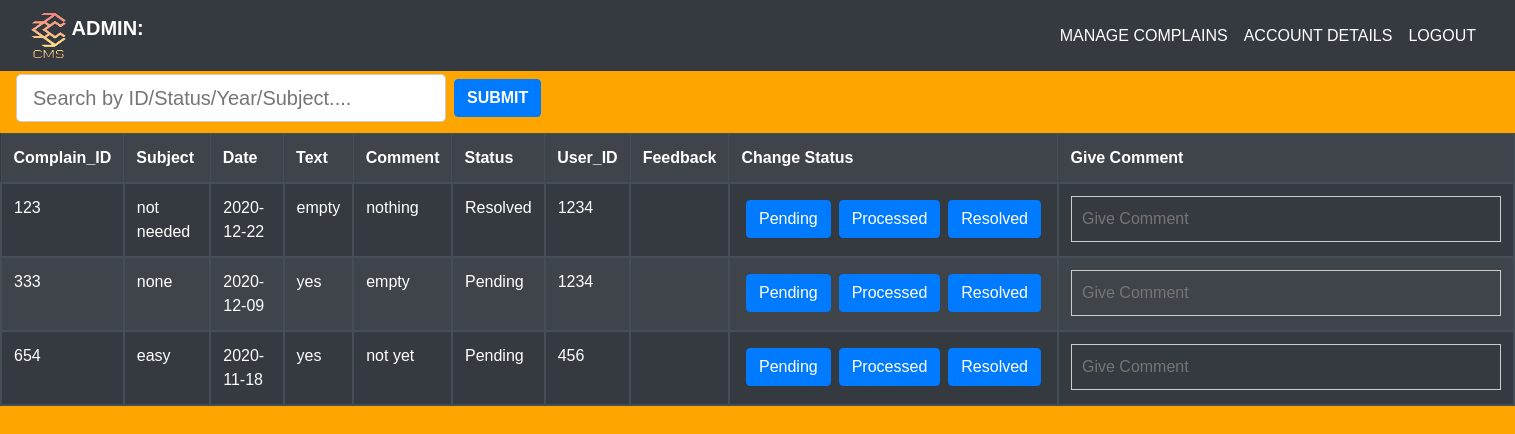
/complain_manage.php, run on the app's committed database.
### tables this page shows
CREATE TABLE `complain` (
  `Complain_ID` varchar(20) NOT NULL,
  `Subject` varchar(40) NOT NULL,
  `Date` date NOT NULL,
  `Text` varchar(120) NOT NULL,
  `Comment` varchar(60) NOT NULL,
  `Status` varchar(20) NOT NULL,
  `User_ID` varchar(20) NOT NULL,
  `Feedback` varchar(80) NOT NULL
);

### complain_manage.php (the view, shortened to what this page needs)
<?php
   require 'dbconfig/config.php';
?>
<!DOCTYPE html>
<html>
<head>
          <link rel="stylesheet" href="https://maxcdn.bootstrapcdn.com/bootstrap/4.5.2/css/bootstrap.min.css">
          <link rel="stylesheet" type="text/css" href="style2.css">
          <link rel="stylesheet" href="css/style.css">
</head>
<body style="background-color:#FFA500">
	<nav class="navbar navbar-expand-lg navbar-dark bg-dark">
      <div class="container-fluid">
        <a class="navbar-brand" href="admindash.php">
          <img src="image/cms.png" width="35" height="45" class="d-inline-block align-top" alt="">
        <b> ADMIN: <?php echo $_SESSION['id']?></b>
        </a>
        <div class="collapse navbar-collapse" id="navbarSupportedContent">
          <ul class="navbar-nav ml-auto ">
            <li class="nav-item">
              <a class="nav-link active" href="complain_manage.php"> MANAGE COMPLAINS </a>
            </li>
            <li class="nav-item">
              <a class="nav-link active" href="adminprofile.php"> ACCOUNT DETAILS </a>
            </li>
             <li class="nav-item">
              <a class="nav-link" href="index.php"> LOGOUT </a>
            </li>
          </ul>
        </div>
      </div>
    </nav>
<form class="form-inline" action="search3.php" method="POST">
<p align="center">
	<div class="form-group mx-sm-3 mb-2">
<input class="form-control-lg mr-sm-2" type="text" name="search" placeholder="Search by ID/Status/Year/Subject....">
<button class="btn btn-primary  my-4 my-sm-2" type="submit"><b>SUBMIT</b></button>
</div>
</p>
</form>
<?php
$result = mysqli_query($con,"SELECT * FROM complain INNER JOIN user ON complain.User_ID = user.ID;");
echo'<table id="search-table" class="table table-dark table-bordered table-striped">
<tr>
	<th scope="col">Complain_ID</th>
	<th scope="col">Subject</th>
	<th scope="col">Date</th>
	<th scope="col">Text</th>
	<th scope="col">Comment</th>
	<th scope="col">Status</th>
	<th scope="col">User_ID</th>
	<th scope="col">Feedback</th>
	<th scope="col">Change Status</th>
	<th scope="col">Give Comment</th>
</tr>';
while($row = mysqli_fetch_array($result))
{
echo '<tr style="border-width: 2px">';
echo '<td scope="row" style="border-width: 2px">' . $row["Complain_ID"] . '</td>';
echo '<td style="border-width: 2px">' . $row["Subject"] . '</td>';
echo '<td style="border-width: 2px">' . $row["Date"] . '</td>';
echo '<td style="border-width: 2px">' . $row["Text"] . '</td>';
echo '<td style="border-width: 2px">' . $row["Comment"] . '</td>';
echo '<td style="border-width: 2px">' . $row["Status"] . '</td>';
echo '<td style="border-width: 2px">' . $row["User_ID"] . '</td>';
echo '<td style="border-width: 2px">' . $row["Feedback"] . '</td>';
echo '<td style="border-width: 2px">
	<form action="complain_manage.php" class="d-flex" method="POST">
		<input type="hidden" name="complain_id" value="'.$row["Complain_ID"].'">
		<button name="status-pending" class="btn btn-primary m-1" type="submit">Pending</button>
		<button name="status-processed" class="btn btn-primary m-1" type="submit">Processed</button>
		<button name="status-resolved" class="btn btn-primary m-1" type="submit">Resolved</button>
	</form>
</td>';
echo '<td style="border-width: 2px">
	<form action="complain_manage.php" class="d-flex" method="POST">
		<input type="hidden" name="complain_id" value="'.$row["Complain_ID"].'">
		<input type="type" name="feedback" style="background: transparent; border-width: 10; color: white"  placeholder="Give Comment">
		<input type="submit" name="givefeedback" style="display:none" value="givefeedback" />
		</form>
</td>';
echo '</tr>';
}
?>
</body>
</html>

### css/style2.css (style rules this page uses)
* { margin: 0;padding: 0;box-sizing: border-box; font-family: 'Montserrat', sans-serif; }
body { background-image: url('image.jpg'); background-repeat: no-repeat; background-size: cover; font-family: "Lato", sans-serif }
a { color: #fff !important; }

### css/style.css (style rules this page uses)
input { width: 430px; margin: 0 auto; padding: 10px; border: 1px solid #ccc; }

### data on the page
complain: Complain_ID "123", Subject "not needed", Date "2020-12-22", Text "empty", Comment "nothing", Status "Resolved", User_ID "1234"
complain: Complain_ID "333", Subject "none", Date "2020-12-09", Text "yes", Comment "empty", Status "Pending", User_ID "1234"
complain: Complain_ID "654", Subject "easy", Date "2020-11-18", Text "yes", Comment "not yet", Status "Pending", User_ID "456"
